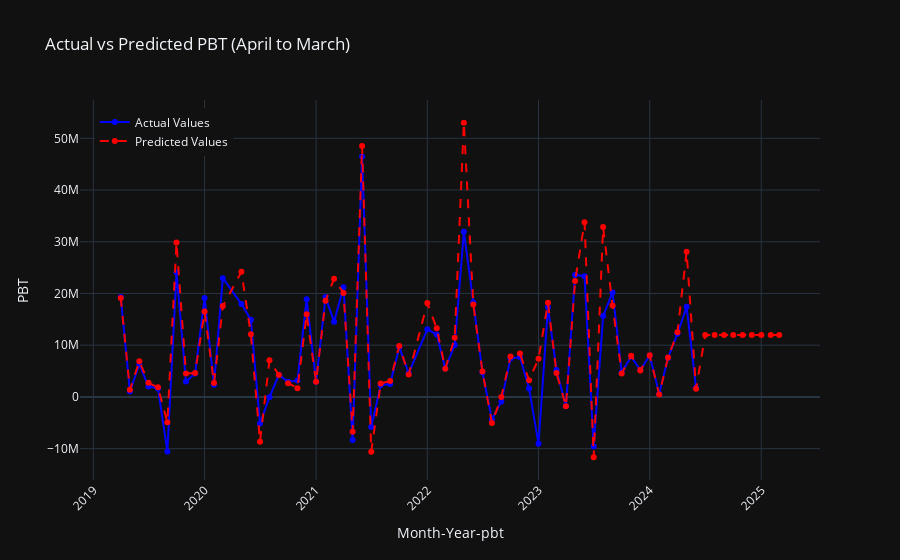

Here is the notebook cell this chart was saved with:
### Code cell
# Generate Future Dates: From April to Next March
current_year = df['YEAR'].max()
future_dates = pd.date_range(
    start=f"{current_year}-04-01",  # Start from April of the current year
    end=f"{current_year + 1}-03-31",  # End at March of the next year
    freq='MS'  # Monthly start frequency
).to_period('M').to_timestamp()

# Prepare Future Features with Consistent Column Order
future_features = pd.DataFrame({
    'YEAR': future_dates.year,
    'month_index': future_dates.month,
    ' FACTORING ': [df[' FACTORING '].mean()] * len(future_dates),  # Impute with mean
    ' WORKING CAPITAL INTEREST ': [df[' WORKING CAPITAL INTEREST '].mean()] * len(future_dates),  # Impute with mean
    ' EBIT ': [df[' EBIT '].mean()] * len(future_dates)  # Impute with mean
})

# Ensure consistent column order for prediction
feature_order = [' EBIT ', ' FACTORING ',' WORKING CAPITAL INTEREST ','YEAR','month_index']
future_features = future_features[feature_order]

# Predict PBT for the specified date range
future_pbt_predictions = model_5.predict(future_features)

# Combine Future Predictions
future_results_df_p = pd.DataFrame({
    'Month-Year-pbt': pd.to_datetime(future_dates),
    'Actual': [None] * len(future_dates),  # No actual values for future
    'Predicted': future_pbt_predictions
})

# Combine Historical and Future Results
results_df_p['Month-Year-pbt'] = pd.to_datetime(results_df_p['Month-Year-pbt'])
extended_results_df_p = pd.concat([results_df_p, future_results_df_p]).reset_index(drop=True)

# Sort by Month-Year-pbt
extended_results_df_p = extended_results_df_p.sort_values(by='Month-Year-pbt')

# Group by Month-Year-pbt (if needed)
filtered_results_df_extended_p = extended_results_df_p.groupby('Month-Year-pbt').agg({'Actual': 'mean', 'Predicted': 'mean'}).reset_index()

# Plotting Extended Predictions
fig = go.Figure()

# Actual Values
fig.add_trace(go.Scatter(
    x=filtered_results_df_extended_p['Month-Year-pbt'],
    y=filtered_results_df_extended_p['Actual'],
    mode='lines+markers',
    name='Actual Values',
    line=dict(color='blue')
))

# Predicted Values
fig.add_trace(go.Scatter(
    x=filtered_results_df_extended_p['Month-Year-pbt'],
    y=filtered_results_df_extended_p['Predicted'],
    mode='lines+markers',
    name='Predicted Values',
    line=dict(color='red', dash='dash')
))

# Update Layout
fig.update_layout(
    title='Actual vs Predicted PBT (April to March)',
    xaxis_title='Month-Year-pbt',
    yaxis_title='PBT',
    legend=dict(x=0.02, y=0.98),
    plot_bgcolor='rgba(0, 0, 0, 0)', 
    template='plotly_dark', 
    xaxis_tickangle=-45
)

fig.show()

### Figure 1 — Plotly figure (JSON) as saved in the notebook; plotly's stock layout.template omitted (floating-point values rounded to 4 significant figures)
{"data": [{"line": {"color": "blue"}, "mode": "lines+markers", "name": "Actual Values", "type": "scatter", "x": ["2019-04-01T00:00:00", "2019-05-01T00:00:00", "2019-06-01T00:00:00", "2019-07-01T00:00:00", "2019-08-01T00:00:00", "2019-09-01T00:00:00", "2019-10-01T00:00:00", "2019-11-01T00:00:00", "2019-12-01T00:00:00", "2020-01-01T00:00:00", "2020-02-01T00:00:00", "2020-03-01T00:00:00", "2020-05-01T00:00:00", "2020-06-01T00:00:00", "2020-07-01T00:00:00", "2020-08-01T00:00:00", "2020-09-01T00:00:00", "2020-10-01T00:00:00", "2020-11-01T00:00:00", "2020-12-01T00:00:00", "2021-01-01T00:00:00", "2021-02-01T00:00:00", "2021-03-01T00:00:00", "2021-04-01T00:00:00", "2021-05-01T00:00:00", "2021-06-01T00:00:00", "2021-07-01T00:00:00", "2021-08-01T00:00:00", "2021-09-01T00:00:00", "2021-10-01T00:00:00", "2021-11-01T00:00:00", "2022-01-01T00:00:00", "2022-02-01T00:00:00", "2022-03-01T00:00:00", "2022-04-01T00:00:00", "2022-05-01T00:00:00", "2022-06-01T00:00:00", "2022-07-01T00:00:00", "2022-08-01T00:00:00", "2022-09-01T00:00:00", "2022-10-01T00:00:00", "2022-11-01T00:00:00", "2022-12-01T00:00:00", "2023-01-01T00:00:00", "2023-02-01T00:00:00", "2023-03-01T00:00:00", "2023-04-01T00:00:00", "2023-05-01T00:00:00", "2023-06-01T00:00:00", "2023-07-01T00:00:00", "2023-08-01T00:00:00", "2023-09-01T00:00:00", "2023-10-01T00:00:00", "2023-11-01T00:00:00", "2023-12-01T00:00:00", "2024-01-01T00:00:00", "2024-02-01T00:00:00", "2024-03-01T00:00:00", "2024-04-01T00:00:00", "2024-05-01T00:00:00", "2024-06-01T00:00:00", "2024-07-01T00:00:00", "2024-08-01T00:00:00", "2024-09-01T00:00:00", "2024-10-01T00:00:00", "2024-11-01T00:00:00", "2024-12-01T00:00:00", "2025-01-01T00:00:00", "2025-02-01T00:00:00", "2025-03-01T00:00:00"], "y": [19300000.0, 1054000.0, 6265000.0, 2017000.0, 1646000.0, -10530000.0, 24050000.0, 2990000.0, 4534000.0, 19140000.0, 2370000.0, 22960000.0, 17990000.0, 14910000.0, -5162000.0, -55350.0, 4268000.0, 2934000.0, 3175000.0, 18890000.0, 2931000.0, 19300000.0, 14540000.0, 21190000.0, -8336000.0, 46480000.0, -5827000.0, 2292000.0, 2476000.0, 9611000.0, 4581000.0, 13060000.0, 12060000.0, 5503000.0, 10060000.0, 31910000.0, 18320000.0, 4767000.0, -4359000.0, -864500.0, 7410000.0, 7702000.0, 1647000.0, -9078000.0, 17320000.0, 5179000.0, -1785000.0, 23580000.0, 23330000.0, -9604000.0, 15630000.0, 20210000.0, 4766000.0, 7789000.0, 5194000.0, 7995000.0, 585800.0, 7523000.0, 12220000.0, 17420000.0, 1800000.0, null, null, null, null, null, null, null, null, null]}, {"line": {"color": "red", "dash": "dash"}, "mode": "lines+markers", "name": "Predicted Values", "type": "scatter", "x": ["2019-04-01T00:00:00", "2019-05-01T00:00:00", "2019-06-01T00:00:00", "2019-07-01T00:00:00", "2019-08-01T00:00:00", "2019-09-01T00:00:00", "2019-10-01T00:00:00", "2019-11-01T00:00:00", "2019-12-01T00:00:00", "2020-01-01T00:00:00", "2020-02-01T00:00:00", "2020-03-01T00:00:00", "2020-05-01T00:00:00", "2020-06-01T00:00:00", "2020-07-01T00:00:00", "2020-08-01T00:00:00", "2020-09-01T00:00:00", "2020-10-01T00:00:00", "2020-11-01T00:00:00", "2020-12-01T00:00:00", "2021-01-01T00:00:00", "2021-02-01T00:00:00", "2021-03-01T00:00:00", "2021-04-01T00:00:00", "2021-05-01T00:00:00", "2021-06-01T00:00:00", "2021-07-01T00:00:00", "2021-08-01T00:00:00", "2021-09-01T00:00:00", "2021-10-01T00:00:00", "2021-11-01T00:00:00", "2022-01-01T00:00:00", "2022-02-01T00:00:00", "2022-03-01T00:00:00", "2022-04-01T00:00:00", "2022-05-01T00:00:00", "2022-06-01T00:00:00", "2022-07-01T00:00:00", "2022-08-01T00:00:00", "2022-09-01T00:00:00", "2022-10-01T00:00:00", "2022-11-01T00:00:00", "2022-12-01T00:00:00", "2023-01-01T00:00:00", "2023-02-01T00:00:00", "2023-03-01T00:00:00", "2023-04-01T00:00:00", "2023-05-01T00:00:00", "2023-06-01T00:00:00", "2023-07-01T00:00:00", "2023-08-01T00:00:00", "2023-09-01T00:00:00", "2023-10-01T00:00:00", "2023-11-01T00:00:00", "2023-12-01T00:00:00", "2024-01-01T00:00:00", "2024-02-01T00:00:00", "2024-03-01T00:00:00", "2024-04-01T00:00:00", "2024-05-01T00:00:00", "2024-06-01T00:00:00", "2024-07-01T00:00:00", "2024-08-01T00:00:00", "2024-09-01T00:00:00", "2024-10-01T00:00:00", "2024-11-01T00:00:00", "2024-12-01T00:00:00", "2025-01-01T00:00:00", "2025-02-01T00:00:00", "2025-03-01T00:00:00"], "y": [19142672, 1397000.0, 6873000.0, 2729000.0, 1861000.0, -4919366, 29846820, 4504454, 4612000.0, 16494279, 2684000.0, 17560878, 24183054, 12121536, -8660374, 7064105, 4230000.0, 2661000.0, 1695000.0, 15963853, 2930000.0, 18595994, 22839328, 20096386, -6742435, 48529588, -10608570, 2604000.0, 3088000.0, 9857101, 4325781, 18169148, 13256593, 5449000.0, 11451285, 53007820, 17877990, 4899002, -5038910, -13430.0, 7798000.0, 8376715, 3230000.0, 7358000.0, 18189622, 4626101, -1795000.0, 22397138, 33791328, -11666950, 32834788, 17660870, 4518000.0, 7965025, 5124504, 8034000.0, 441900.0, 7633000.0, 12483398, 28087124, 1567000.0, 11950500, 11950500, 11950500, 11950500, 11950500, 11950500, 11950500, 11950500, 11950500]}], "layout": {"legend": {"x": 0.02, "y": 0.98}, "plot_bgcolor": "rgba(0, 0, 0, 0)", "title": {"text": "Actual vs Predicted PBT (April to March)"}, "xaxis": {"tickangle": -45, "title": {"text": "Month-Year-pbt"}}, "yaxis": {"title": {"text": "PBT"}}}}
